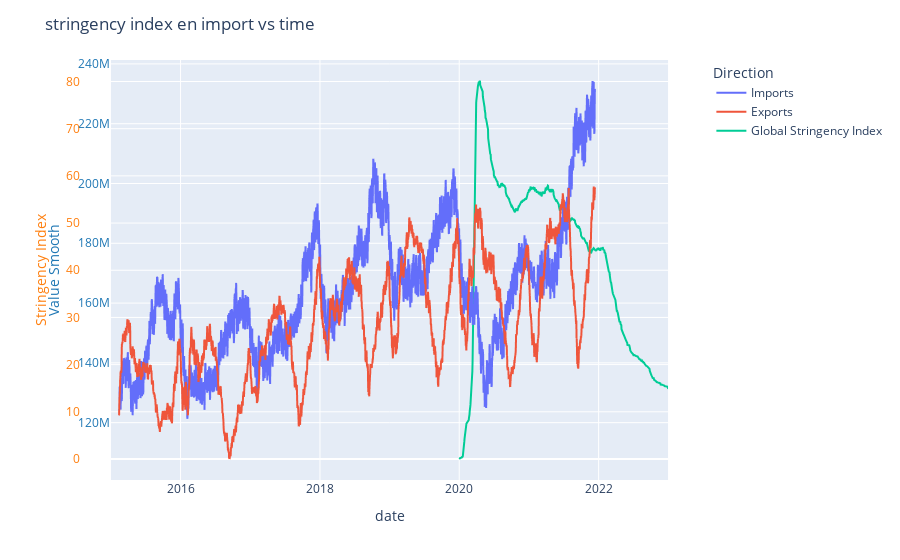

Here is the notebook cell this chart was saved with:
### Markdown cell above
### Overheidsmaatregelen  

Het is bekend dat beleidsmaatregelen zoals lockdowns en reisbeperkingen, gemeten door de Stringency Index, een aanzienlijke invloed hebben op internationale handelsstromen, waaronder import en export(Amador et al., 2023). Een analyse van de dataset toont een duidelijk verband tussen deze beleidsmaatregelen en schommelingen in import- en export waarden. De grafiek toont de import- en export waarden over de tijd, evenals de Global Stringency Index.

### Code cell
fig = px.line(data,x='date',y='Value_smooth', color='Direction')
fig.add_trace(
    go.Scatter(
            x=p['date'],
            y=p['stringency_index'],
            yaxis="y2",
            name='Global Stringency Index'
        ),
)

fig.update_layout(
    xaxis=dict(
        domain=[0.05, 0.95]
    ),
    yaxis=dict(
        title="Value Smooth",
        titlefont=dict(
            color="#1f77b4"
        ),
        tickfont=dict(
            color="#1f77b4"
        )
    ),
    yaxis2=dict(
        title="Stringency Index",
        titlefont=dict(
            color="#ff7f0e"
        ),
        tickfont=dict(
            color="#ff7f0e"
        ),
        anchor="free",
        overlaying="y",
        side="left",
        position=0
    ),
    yaxis3=dict(
        title="yaxis3 title",
        titlefont=dict(
            color="#d62728"
        ),
        tickfont=dict(
            color="#d62728"
        ),
        anchor="x",
        overlaying="y",
        side="right"
    ),
    yaxis4=dict(
        title="yaxis4 title",
        titlefont=dict(
            color="#9467bd"
        ),
        tickfont=dict(
            color="#9467bd"
        ),
        anchor="free",
        overlaying="y",
        side="right",
        position=1
    )
)

# Update layout properties
fig.update_layout(
    title_text="stringency index en import vs time",
)

fig.show()

### Figure 1 — Plotly figure (JSON) as saved in the notebook; plotly's stock layout.template omitted (floating-point values rounded to 4 significant figures; data arrays with more than 128 entries replaced by an {"elided": "..."} marker saying what was removed)
{"data": [{"hovertemplate": "Direction=Imports<br>date=%{x}<br>Value_smooth=%{y}<extra></extra>", "legendgroup": "Imports", "line": {"color": "#636efa", "dash": "solid"}, "marker": {"symbol": "circle"}, "mode": "lines", "name": "Imports", "showlegend": true, "type": "scattergl", "x": {"elided": "2525 str values"}, "xaxis": "x", "y": {"elided": "2525 float values"}, "yaxis": "y"}, {"hovertemplate": "Direction=Exports<br>date=%{x}<br>Value_smooth=%{y}<extra></extra>", "legendgroup": "Exports", "line": {"color": "#EF553B", "dash": "solid"}, "marker": {"symbol": "circle"}, "mode": "lines", "name": "Exports", "showlegend": true, "type": "scattergl", "x": {"elided": "2541 str values"}, "xaxis": "x", "y": {"elided": "2541 float values"}, "yaxis": "y"}, {"name": "Global Stringency Index", "type": "scatter", "x": {"elided": "1096 str values"}, "y": {"elided": "1096 float values"}, "yaxis": "y2"}], "layout": {"legend": {"title": {"text": "Direction"}, "tracegroupgap": 0}, "margin": {"t": 60}, "title": {"text": "stringency index en import vs time"}, "xaxis": {"anchor": "y", "domain": [0.05, 0.95], "title": {"text": "date"}}, "yaxis": {"anchor": "x", "domain": [0, 1], "tickfont": {"color": "#1f77b4"}, "title": {"font": {"color": "#1f77b4"}, "text": "Value Smooth"}}, "yaxis2": {"anchor": "free", "overlaying": "y", "position": 0, "side": "left", "tickfont": {"color": "#ff7f0e"}, "title": {"font": {"color": "#ff7f0e"}, "text": "Stringency Index"}}, "yaxis3": {"anchor": "x", "overlaying": "y", "side": "right", "tickfont": {"color": "#d62728"}, "title": {"font": {"color": "#d62728"}, "text": "yaxis3 title"}}, "yaxis4": {"anchor": "free", "overlaying": "y", "position": 1, "side": "right", "tickfont": {"color": "#9467bd"}, "title": {"font": {"color": "#9467bd"}, "text": "yaxis4 title"}}}}
